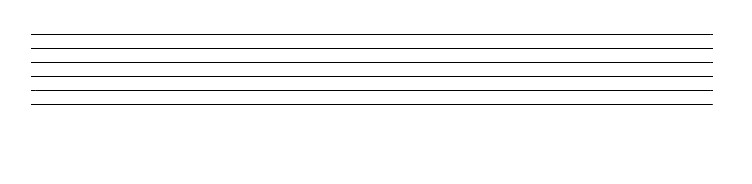
#> input picture assets/tab.png, 752 x 184 px
$ python generate_tab_image.py
#> lines starting #> are read from the running program, lines starting #| are printed output that depends on the picture
# Insertion des notes sur la tablature

from PIL import Image, ImageFont, ImageDraw
import random

def generate_tab_for_parameters(fondamentale,gamme,notesMax):
#> called with fondamentale = 7, notesMax = 8
    img = Image.open("../../assets/tab.png")
#> img is the input picture: PIL image 752x184 RGB; min 0, max 255, mean 247.5

    font = ImageFont.truetype(font='Arial.ttf', size=18)

    # Definition des dimensions
    note1 = 50
    note2 = note1 + 30
    note3 = note1 + 60
    note4 = note1 + 90
    note5 = note1 + 120
    note6 = note1 + 150
    note7 = note1 + 180
    note8 = note1 + 210
    note9 = note1 + 240
    note10 = note1 + 270
    note11 = note1 + 300
    note12 = note1 + 330
    note13 = note1 + 360
    note14 = note1 + 390
    note15 = note1 + 420
    note16 = note1 + 450

    dim_notes = [note1, note2, note3, note4, note5, note6, note7, note8, note9, note10, note11, note12, note13, note14,
                 note15, note16]

    cordeE = 95
    cordeA = 80
    cordeD = 66
    cordeG = 52
    cordeB = 38
    cordeE2 = 24

    d1 = ImageDraw.Draw(img)

    for i in range(notesMax):
        k = random.choice(gamme)
        if (k == 0):
            d1.text((dim_notes[i], cordeE), str(fondamentale), fill=(0, 0, 0), font=font)
        elif (k == 1):
            d1.text((dim_notes[i], cordeE), str(fondamentale + 1), fill=(0, 0, 0), font=font)
        elif (k == 2):
            d1.text((dim_notes[i], cordeE), str(fondamentale + 2), fill=(0, 0, 0), font=font)
        elif (k == 3):
            d1.text((dim_notes[i], cordeE), str(fondamentale + 3), fill=(0, 0, 0), font=font)
        elif (k == 4):
            d1.text((dim_notes[i], cordeA), str(fondamentale - 1), fill=(0, 0, 0), font=font)
        elif (k == 5):
            d1.text((dim_notes[i], cordeA), str(fondamentale), fill=(0, 0, 0), font=font)
        elif (k == 6):
            d1.text((dim_notes[i], cordeA), str(fondamentale + 1), fill=(0, 0, 0), font=font)
        elif (k == 7):
            d1.text((dim_notes[i], cordeA), str(fondamentale + 2), fill=(0, 0, 0), font=font)
        elif (k == 8):
            d1.text((dim_notes[i], cordeA), str(fondamentale + 3), fill=(0, 0, 0), font=font)
        elif (k == 9):
            d1.text((dim_notes[i], cordeD), str(fondamentale - 1), fill=(0, 0, 0), font=font)
        elif (k == 10):
            d1.text((dim_notes[i], cordeD), str(fondamentale), fill=(0, 0, 0), font=font)
        else :
            d1.text((dim_notes[i], cordeD), str(fondamentale + 1), fill=(0, 0, 0), font=font)

    img.show()
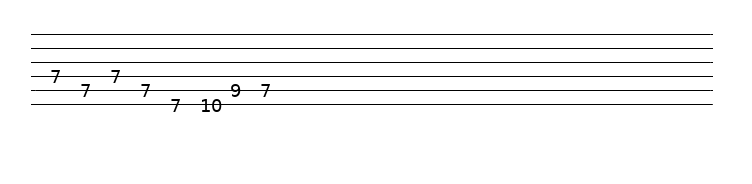
#> shown: PIL image 752x184 RGB; min 0, max 255, mean 246.8
    img.save("../../assets/img_bin/generated_tab.jpg")

    return 0

# On suppose ça en retour
testFondamentale = 7
testGamme = [0, 2, 3, 5, 7, 8, 10]
testNotesMax = 8

generate_tab_for_parameters(fondamentale=testFondamentale, gamme=testGamme, notesMax=testNotesMax)
